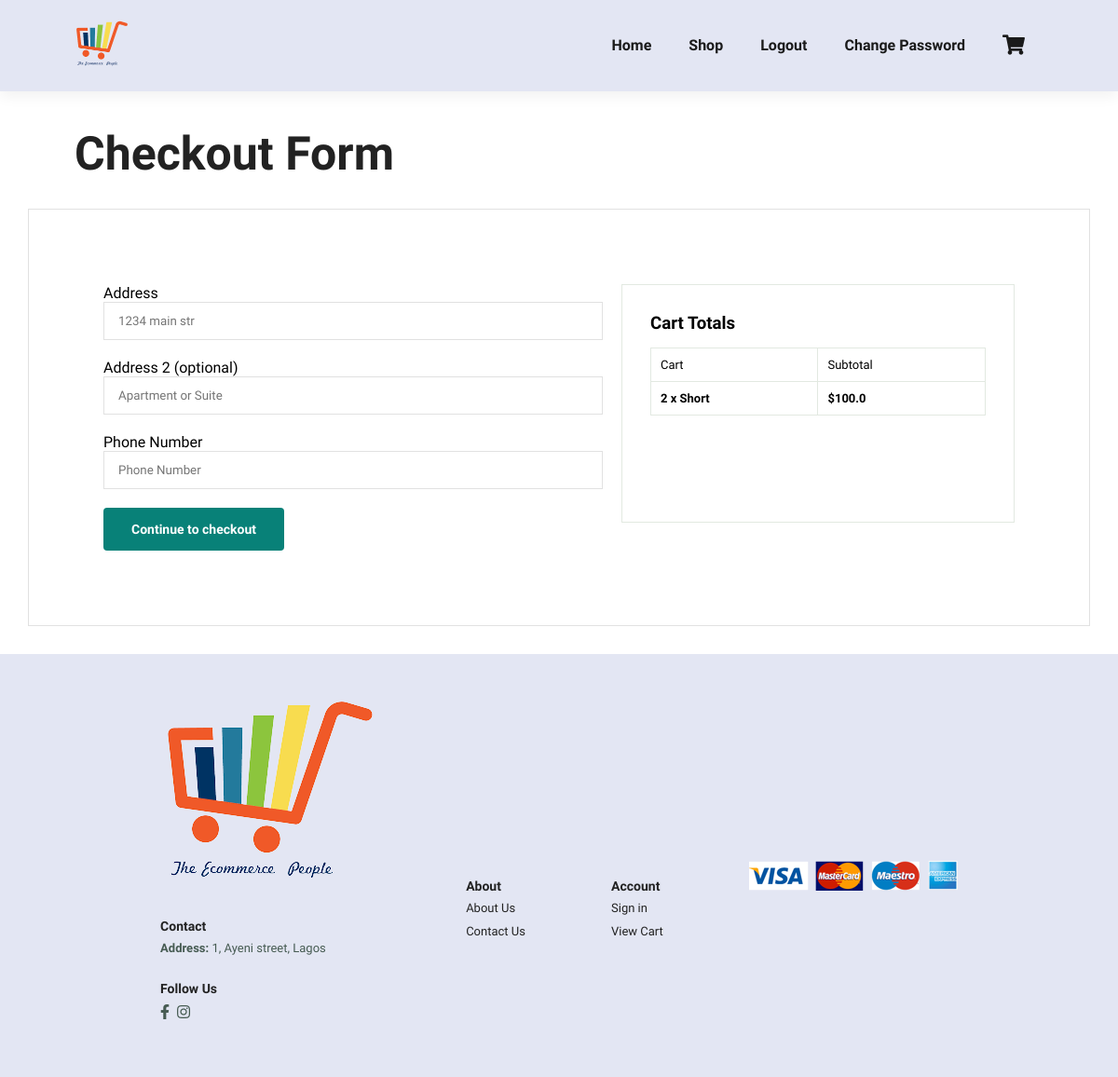
Screenshot of /checkout/ (signed in) with the database file from the repository.
### core/models.py (models this page shows, shortened)
class OrderItem(models.Model):
	user = models.ForeignKey(settings.AUTH_USER_MODEL, on_delete=models.CASCADE)
	ordered = models.BooleanField(default=False)
	item = models.ForeignKey(Item, on_delete=models.CASCADE)
	quantity = models.IntegerField(default=1)
	size = models.CharField(max_length=20)
	color = models.CharField(max_length=20)
	def get_total_item_price(self):
		return self.quantity * self.item.price
	def get_final_price(self):
		if self.item.discount_price:
			return self.get_total_discount_price()
		return self.get_total_item_price()

class Item(models.Model):
    title = models.CharField(max_length=100)
    brand = models.CharField(max_length=100)
    price = models.FloatField()
    discount_price = models.FloatField(blank=True, null=True)
    category = models.CharField(choices=CATEGORY_CHOICES, max_length=20)
    slug = models.SlugField(unique=True)
    description = models.TextField()
    image = models.ImageField(blank=True, null=True)
    another = models.TextField(blank=True, null=True)
    sizes_of_items = models.ForeignKey(Size_Instance, on_delete=models.CASCADE)
    color_of_items = models.ForeignKey(Color_Instance, on_delete=models.CASCADE)

### core/views.py (the view, shortened to what this page needs)
# urls.py: path('checkout/', CheckoutView.as_view(), name='checkout'),
class CheckoutView(View):
	def get(self, *args, **kwargs):
		try:
			order = Order.objects.get(user=self.request.user, ordered=False)
			form = CheckoutForm()
			context={
			'form': form,
			'order': order
			}
		except ObjectDoesNotExist:
			messages.warning(self.request, "You do not have an active order")
			return redirect("checkout")
		return render(self.request, "checkout-page.html", context)

### core/forms.py
class CheckoutForm(forms.Form):
	street_address = forms.CharField(required=False, widget=forms.TextInput(attrs={
			'placeholder':'1234 main str',
			'class': 'form-c'
		}))
	apartment_address = forms.CharField(required=False, widget=forms.TextInput(attrs={
			'placeholder':'Apartment or Suite',
			'class': 'form-c'
		}))
	phone_number = forms.CharField(required=False, widget=forms.TextInput(attrs={
			'placeholder':'Phone Number',
			'class': 'form-c'
		}))

### templates/checkout-page.html (shortened to what this page needs)
{% extends 'base.html' %}
{% load static %}
{% block content %}
<h2 style="margin-bottom: 10px; padding-bottom: 2px;" class="section-p1">Checkout Form</h2>
<section id="shipping" class="section-p1">
    <form method="POST">
            <label for="address" class="">Address</label>
            {{form.street_address}}
            <label for="address-2" class="">Address 2 (optional)</label>
            {{form.apartment_address}}
            <label for="zip">Phone Number</label>
            {{form.phone_number}}
        <button class="normal" type="submit">Continue to checkout</button>
    </form>
    <div id="subtotals">
        <h3>Cart Totals</h3>
        <table>
            <tr>
                <td>Cart </td>
                <td>Subtotal</td>
            </tr>
            {% for order_item in order.items.all %}
            <tr>
                <td><strong>{{order_item.quantity}} x {{ order_item.item.title }}</strong></td>
                <td><strong>${{ order_item.get_final_price }}</strong></td>
            </tr>
            {% endfor %}
        </table>
    </div>
</section>
  {% endblock content %}

### static_files/main.css (style rules this page uses)
* { margin: 0; padding: 0; box-sizing: border-box; font-family: 'Spartan', sans-serif; }
h2 { font-size:50px; line-height: 54px; color: #222; }
button.normal { font-size: 14px; font-weight: 600; padding: 15px 30px; color: #000; background-color: #fff; border-radius: 4px; cursor: pointer; border: none; outline: none; transition: 0.2s }
.section-p1 { padding: 40px 80px; }
body { width: 100%; }
#shipping { display: flex; justify-content: space-between; margin: 30px; padding: 80px; border: 1px solid #e1e1e1; }
#shipping form { width: 65%; display: flex; flex-direction: column; align-items: flex-start; margin-right:20px ; }
#shipping .form-c { width: 100%; padding: 12px 15px; outline: none; margin-bottom: 20px; border: 1px solid #e1e1e1; }
#shipping form button { background-color: #088178; color: #fff }
#coupon h3, #subtotals h3 { padding-bottom: 15px; }
#subtotals { width: 50%; margin-bottom: 30px; border: 1px solid #e2e9e1; padding: 30px; }
#subtotals table { border-collapse: collapse; width: 100%; margin-bottom: 20px; }
#subtotals table td { width: 50%; border: 1px solid #e2e9e1; padding: 10px; font-size: 13px; }

### rows the page displays
OrderItem: quantity "2", item "Short", get_final_price "100.0"
